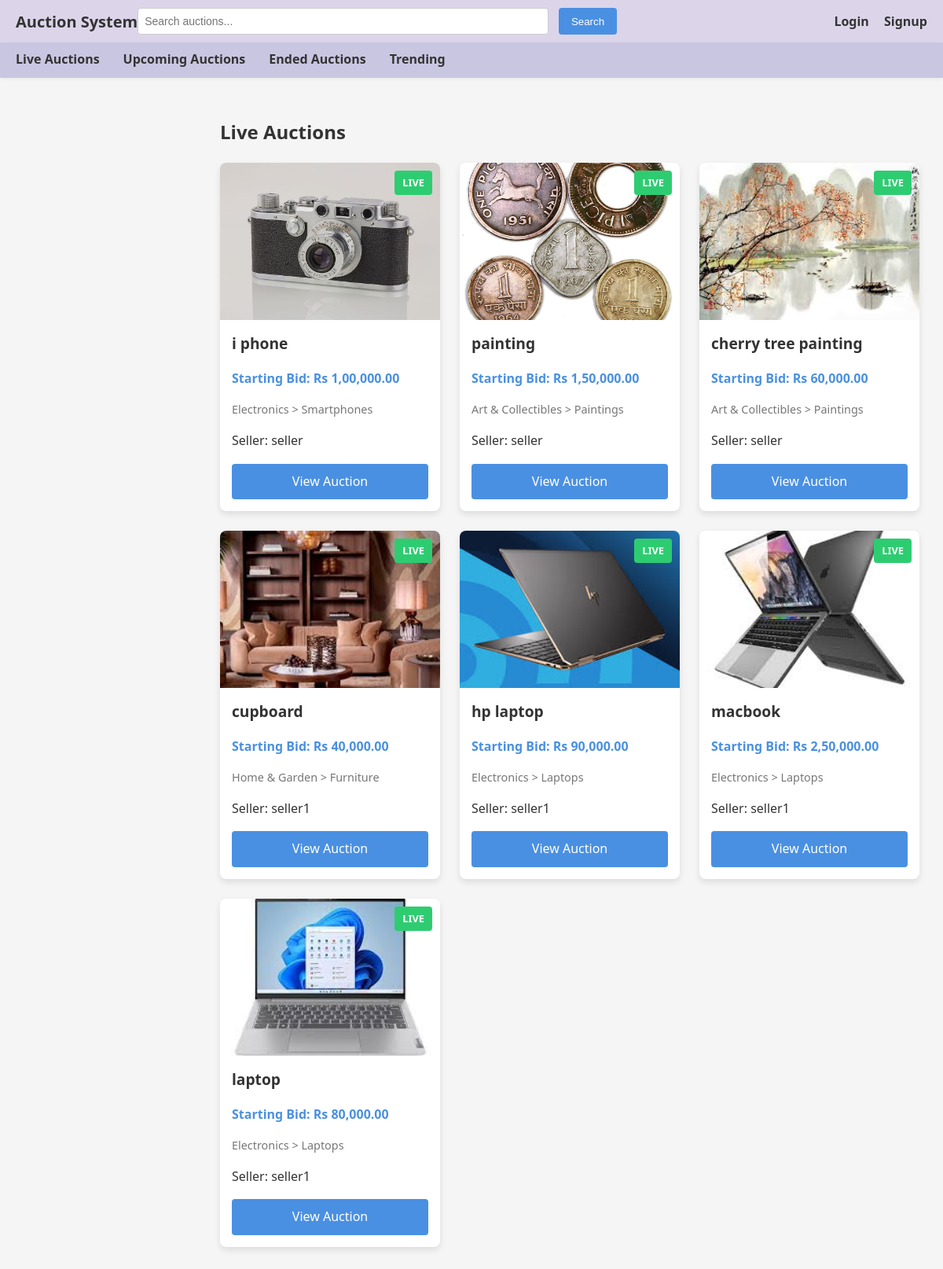
The app's page /live with its own data.
### app/models.py (models this page shows, shortened)
class Product(db.Model):
    __tablename__ = 'products'
    id = db.Column(db.Integer, primary_key=True)
    name = db.Column(db.String(200), nullable=False)
    starting_bid = db.Column(db.Float, nullable=False)
    reserve_price = db.Column(db.Float, nullable=True)
    description = db.Column(db.Text, nullable=True)
    keywords = db.Column(db.String(255), nullable=True)
    minimum_interval = db.Column(db.Float, nullable=False, default=1.0)  # Minimum bid increment
    category_id = db.Column(db.Integer, db.ForeignKey('categories.id'), nullable=False)
    subcategory_id = db.Column(db.Integer, db.ForeignKey('subcategories.id'), nullable=False)
    seller_id = db.Column(db.Integer, db.ForeignKey('users.id'), nullable=False)
    image_url = db.Column(db.String(255), nullable=True)  # Store the path to the uploaded image
    created_at = db.Column(db.DateTime, default=datetime.now)
    auctions = db.relationship('Auction', backref='product', lazy=True)

class Category(db.Model):
    __tablename__ = 'categories'
    id = db.Column(db.Integer, primary_key=True)
    name = db.Column(db.String(100), nullable=False, unique=True)
    subcategories = db.relationship('Subcategory', backref='category', lazy=True)
    products = db.relationship('Product', backref='category', lazy=True)

class Subcategory(db.Model):
    __tablename__ = 'subcategories'
    id = db.Column(db.Integer, primary_key=True)
    name = db.Column(db.String(100), nullable=False)
    category_id = db.Column(db.Integer, db.ForeignKey('categories.id'), nullable=False)
    products = db.relationship('Product', backref='subcategory', lazy=True)

class User(db.Model):
    __tablename__ = 'users'
    id = db.Column(db.Integer, primary_key=True)
    username = db.Column(db.String(80), unique=True, nullable=False)
    email = db.Column(db.String(120), unique=True, nullable=False)
    password_hash = db.Column(db.String(256), nullable=False)
    role = db.Column(db.String(20), nullable=False)  # 'bidder' or 'seller'
    status = db.Column(db.String(20), nullable=False, default='pending')  # 'pending', 'accepted', 'rejected'
    created_at = db.Column(db.DateTime, default=datetime.now)
    products = db.relationship('Product', backref='seller', lazy=True)
    bids = db.relationship('Bid', backref='bidder', lazy=True)
    won_auctions = db.relationship('AuctionResult', backref='winner', lazy=True)
    search_history = db.relationship('SearchHistory', backref='user', lazy=True)

### app/main.py (the view)
@main.route('/live')
def live_auction():
    user_id = session.get('user_id')
    live_auctions = Auction.query.filter(
        Auction.start_date <= datetime.now(),
        Auction.end_date > datetime.now()
    ).all()
    products = [a.product for a in live_auctions]
    recommended_products = []
    if user_id:
        recommended_products = get_recommended_products(user_id, limit=3)
    return render_template('live.html',
                         products=products,
                         recommended_products=recommended_products,
                         user_id=user_id,
                         format_indian_currency=format_indian_currency)

### app/utils.py (called while the page is built)
def format_indian_currency(amount):
    if amount is None:
        return "Rs 0.00"
    amount_str = f"{amount:.2f}"
    parts = amount_str.split('.')
    integer_part = parts[0]
    decimal_part = parts[1]
    if len(integer_part) <= 3:
        formatted_integer = integer_part
    else:
        last_three = integer_part[-3:]
        remaining = integer_part[:-3]
        formatted_remaining = ""
        for i in range(len(remaining)):
            if i > 0 and i % 2 == 0:
                formatted_remaining = "," + formatted_remaining
            formatted_remaining = remaining[-(i+1)] + formatted_remaining
        formatted_integer = formatted_remaining + "," + last_three
    return f"Rs {formatted_integer}.{decimal_part}"

### app/templates/live.html (shortened to what this page needs)
<!DOCTYPE html>
<html>
<head>
  <link rel="stylesheet" href="{{ url_for('static', filename='style.css') }}">
</head>
<body>
  {% include 'bidder_nav.html' %}
  <div class="content">
    <h2>Live Auctions</h2>
    <div class="product-grid">
      {% if products %}
        {% for product in products %}
        <div class="product-card">
          {% if product.image_url %}
          <div class="product-image">
            <img src="{{ url_for('static', filename=product.image_url) }}" alt="{{ product.name }}">
          </div>
          {% else %}
          <div class="product-image no-image"><span>No Image</span></div>
          {% endif %}
          <div class="product-details">
            <h3>{{ product.name }}</h3>
            <p class="product-price">Starting Bid: {{ format_indian_currency(product.starting_bid) }}</p>
            <p class="product-category">{{ product.category.name }} > {{ product.subcategory.name }}</p>
            <p class="product-seller">Seller: {{ product.seller.username }}</p>
            <div class="status-badge live">Live</div>
            <a href="/auction/{{ product.auctions[0].id }}" class="btn view-btn">View Auction</a>
          </div>
        </div>
        {% endfor %}
      {% else %}
        <p class="no-products">No live auctions.</p>
      {% endif %}
    </div>
  </div>
</body>
</html>

### app/static/style.css (style rules this page uses)
* { box-sizing: border-box; }
body { margin: 0; padding: 0; font-family: 'Segoe UI', Arial, sans-serif; display: flex; flex-direction: column; background-color: #f5f5f5; color: #333; min-height: 100vh; overflow-x: hidden; }
.content { padding: 30px; flex: 1; line-height: 1.6; width: 100%; box-sizing: border-box; margin: 0 auto; margin-left: 250px; max-width: calc(100vw - 250px); overflow-x: hidden; }
.product-grid { display: grid; grid-template-columns: repeat(auto-fill, minmax(280px, 1fr)); gap: 25px; margin-bottom: 40px; width: 100%; box-sizing: border-box; }
.product-card { background: white; position: relative; border-radius: 8px; overflow: hidden; box-shadow: 0 4px 8px rgba(0,0,0,0.1); transition: transform 0.3s ease, box-shadow 0.3s ease; width: 100%; box-sizing: border-box; }
.product-image { height: 200px; overflow: hidden; position: relative; background: #f0f0f0; }
.product-image img { width: 100%; height: 100%; object-fit: cover; }
.product-details { padding: 15px; }
.product-details h3 { margin-top: 0; margin-bottom: 10px; font-size: 1.2rem; color: #333; }
.product-price { font-weight: bold; color: #4a90e2; margin-bottom: 8px; }
.product-category { color: #777; font-size: 0.9rem; margin-bottom: 15px; }
.view-btn { display: block; text-align: center; background: #4a90e2; color: white; padding: 8px 0; border-radius: 4px; text-decoration: none; transition: background 0.3s ease; }
.status-badge { position: absolute; top: 10px; right: 10px; padding: 5px 10px; border-radius: 4px; color: white; font-size: 0.8rem; font-weight: bold; text-transform: uppercase; z-index: 2; }
.status-badge.live { background-color: #2ecc71; }
.btn { background-color: #4a90e2; color: white; padding: 10px 20px; border: none; border-radius: 4px; cursor: pointer; font-size: 16px; width: 100%; transition: background-color 0.2s; }

### records on screen
Product: image_url (picture), name "i phone", starting_bid "Rs 1,00,000.00", category.name "Electronics", subcategory.name "Smartphones", seller.username "seller"
Product: image_url (picture), name "painting", starting_bid "Rs 1,50,000.00", category.name "Art & Collectibles", subcategory.name "Paintings", seller.username "seller"
Product: image_url (picture), name "cherry tree painting", starting_bid "Rs 60,000.00", category.name "Art & Collectibles", subcategory.name "Paintings", seller.username "seller"
Product: image_url+name (picture), name "cupboard", starting_bid "Rs 40,000.00", category.name "Home & Garden", subcategory.name "Furniture", seller.username "seller1"
Product: image_url (picture), name "hp laptop", starting_bid "Rs 90,000.00", category.name "Electronics", subcategory.name "Laptops", seller.username "seller1"
Product: image_url+name (picture), name "macbook", starting_bid "Rs 2,50,000.00", category.name "Electronics", subcategory.name "Laptops", seller.username "seller1"
Product: image_url+name (picture), name "laptop", starting_bid "Rs 80,000.00", category.name "Electronics", subcategory.name "Laptops", seller.username "seller1"
